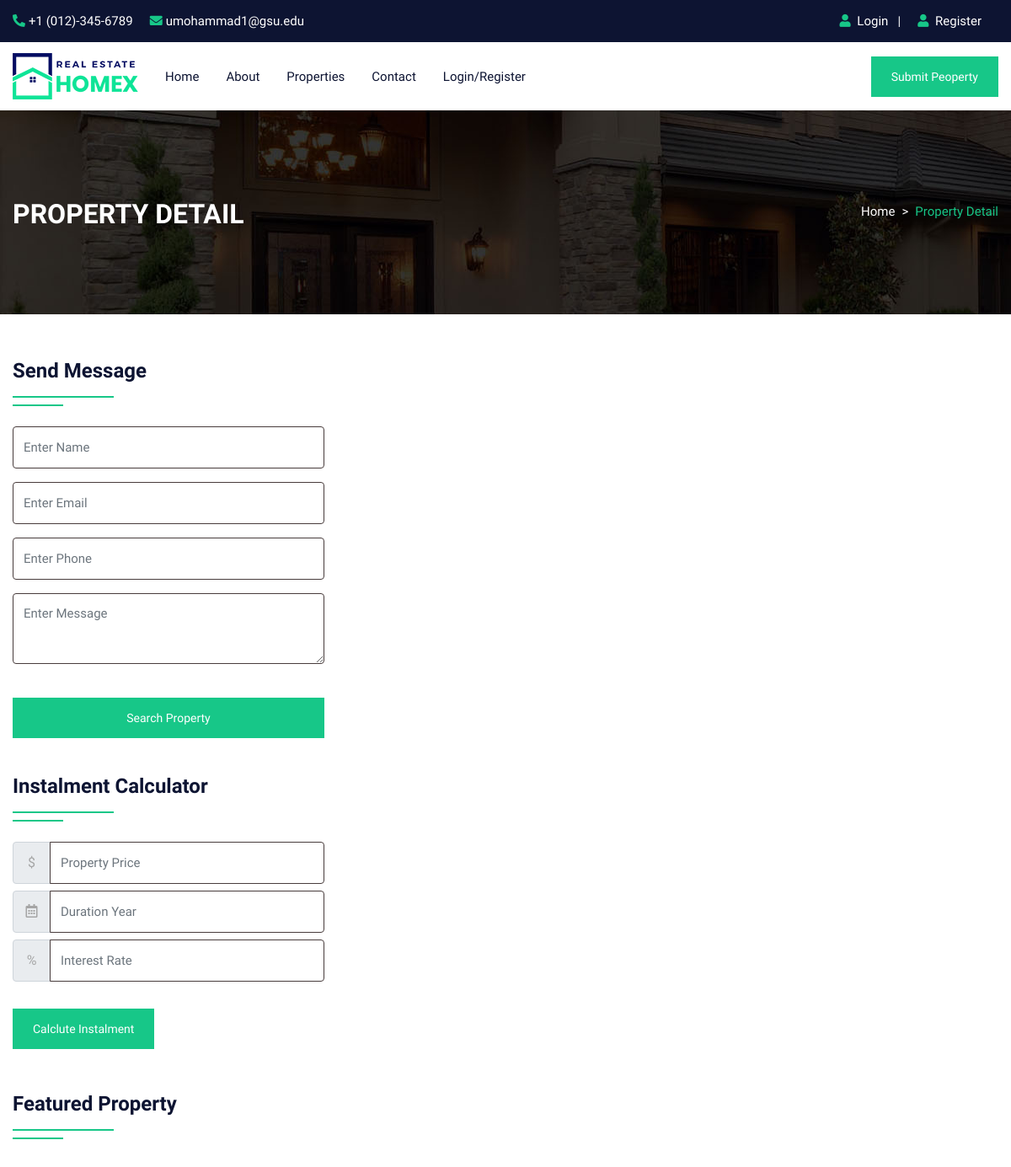
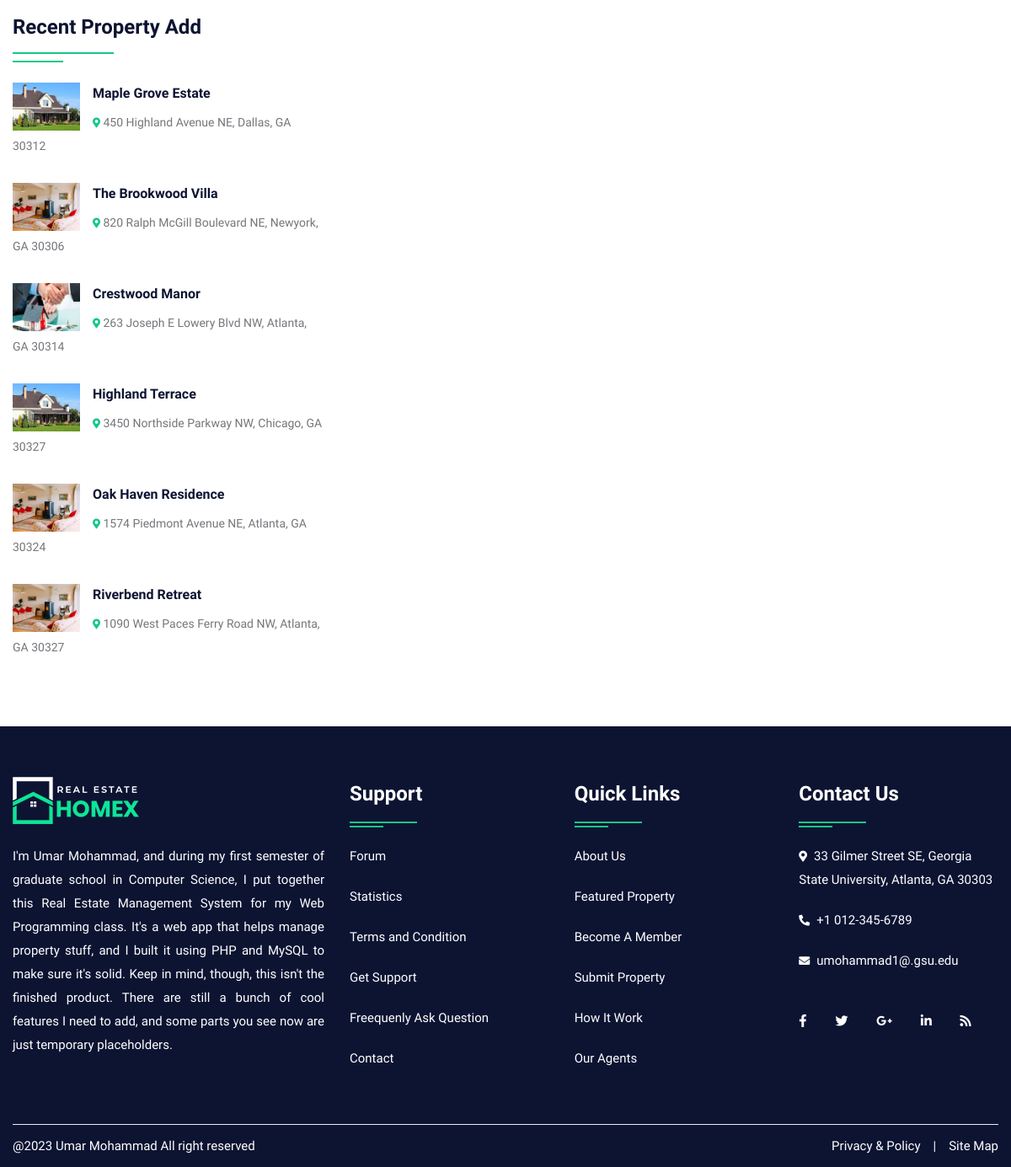
The page /propertydetail.php on the database its author committed (2 pictures, top to bottom).
### tables this page shows
CREATE TABLE `property` (
  `pid` int(50) NOT NULL,
  `title` varchar(200) NOT NULL,
  `pcontent` longtext NOT NULL,
  `type` varchar(100) NOT NULL,
  `bhk` varchar(50) NOT NULL,
  `stype` varchar(100) NOT NULL,
  `bedroom` int(50) NOT NULL,
  `bathroom` int(50) NOT NULL,
  `balcony` int(50) NOT NULL,
  `kitchen` int(50) NOT NULL,
  `hall` int(50) NOT NULL,
  `floor` varchar(50) NOT NULL,
  `size` int(50) NOT NULL,
  `price` int(50) NOT NULL,
  `location` varchar(200) NOT NULL,
  `city` varchar(100) NOT NULL,
  `state` varchar(100) NOT NULL,
  `feature` longtext NOT NULL,
  `pimage` varchar(300) NOT NULL,
  `pimage1` varchar(300) NOT NULL,
  `pimage2` varchar(300) NOT NULL,
  `pimage3` varchar(300) NOT NULL,
  `pimage4` varchar(300) NOT NULL,
  `uid` int(50) NOT NULL,
  `status` varchar(50) NOT NULL,
  `mapimage` varchar(300) NOT NULL,
  `topmapimage` varchar(300) NOT NULL,
  `groundmapimage` varchar(300) NOT NULL,
  `totalfloor` varchar(50) NOT NULL,
  `date` datetime NOT NULL DEFAULT current_timestamp()
);

### propertydetail.php (the view, shortened to what this page needs)
<!DOCTYPE html>
<html lang="en">
<head>
<link rel="stylesheet" type="text/css" href="css/bootstrap.min.css">
<link rel="stylesheet" type="text/css" href="css/bootstrap-slider.css">
<link rel="stylesheet" type="text/css" href="css/jquery-ui.css">
<link rel="stylesheet" type="text/css" href="css/layerslider.css">
<link rel="stylesheet" type="text/css" href="css/color.css" id="color-change">
<link rel="stylesheet" type="text/css" href="css/owl.carousel.min.css">
<link rel="stylesheet" type="text/css" href="css/font-awesome.min.css">
<link rel="stylesheet" type="text/css" href="fonts/flaticon/flaticon.css">
<link rel="stylesheet" type="text/css" href="css/style.css">
</head>
<body>
<div id="page-wrapper">
    <div class="row">
		<?php include("include/header.php");?>
        <div class="banner-full-row page-banner" style="background-image:url('images/breadcromb.jpg');">
            <div class="container">
                <div class="row">
                    <div class="col-md-6">
                        <h2 class="page-name float-left text-white text-uppercase mt-1 mb-0"><b>Property Detail</b></h2>
                    </div>
                    <div class="col-md-6">
                        <nav aria-label="breadcrumb" class="float-left float-md-right">
                            <ol class="breadcrumb bg-transparent m-0 p-0">
                                <li class="breadcrumb-item text-white"><a href="#">Home</a></li>
                                <li class="breadcrumb-item active">Property Detail</li>
                            </ol>
                        </nav>
                    </div>
                </div>
            </div>
        </div>
        <div class="full-row">
            <div class="container">
                <div class="row">
                    <div class="col-lg-4">
                        <h4 class="double-down-line-left text-secondary position-relative pb-4 mb-4 mt-md-50">Send Message</h4>
                        <form method="post" action="#">
                            <div class="row">
                                <div class="col-md-12">
                                    <div class="form-group">
                                        <input type="text" class="form-control" placeholder="Enter Name">
                                    </div>
                                </div>
                                <div class="col-md-12">
                                    <div class="form-group">
                                        <input type="text" class="form-control" placeholder="Enter Email">
                                    </div>
                                </div>
                                <div class="col-md-12">
                                    <div class="form-group">
                                        <input type="text" class="form-control" placeholder="Enter Phone">
                                    </div>
                                </div>
								<div class="col-md-12">
                                    <div class="form-group">
										<textarea class="form-control" placeholder="Enter Message"></textarea>
                                    </div>
                                </div>
                                <div class="col-md-12">
                                    <div class="form-group mt-4">
                                        <button type="submit" class="btn btn-primary w-100">Search Property</button>
                                    </div>
                                </div>
                            </div>
                        </form>
                        <h4 class="double-down-line-left text-secondary position-relative pb-4 my-4">Instalment Calculator</h4>
                        <form class="d-inline-block w-100" action="calc.php" method="post">
                            <div class="input-group mb-2 mr-sm-2">
                                <div class="input-group-prepend">
                                    <div class="input-group-text">$</div>
                                </div>
                                <input type="text" class="form-control" name="amount" placeholder="Property Price">
                            </div>
                            <div class="input-group mb-2 mr-sm-2">
                                <div class="input-group-prepend">
                                    <div class="input-group-text"><i class="far fa-calendar-alt"></i></div>
                                </div>
                                <input type="text" class="form-control" name="month" placeholder="Duration Year">
                            </div>
                            <div class="input-group mb-2 mr-sm-2">
                                <div class="input-group-prepend">
                                    <div class="input-group-text">%</div>
                                </div>
                                <input type="text" class="form-control" name="interest" placeholder="Interest Rate">
                            </div>
                            <button type="submit" value="submit" name="calc" class="btn btn-primary mt-4">Calclute Instalment</button>
                        </form>
                        <h4 class="double-down-line-left text-secondary position-relative pb-4 mb-4 mt-5">Featured Property</h4>
                        <div class="sidebar-widget mt-5">
                            <h4 class="double-down-line-left text-secondary position-relative pb-4 mb-4">Recent Property Add</h4>
                            <ul class="property_list_widget">
								<?php
								$query=mysqli_query($con,"SELECT * FROM `property` ORDER BY date DESC LIMIT 6");
										while($row=mysqli_fetch_array($query))
										{
								?>
                                <li> <img src="admin/property/<?php echo $row['18'];?>" alt="pimage">
                                    <h6 class="text-secondary hover-text-primary text-capitalize"><a href="propertydetail.php?pid=<?php echo $row['0'];?>"><?php echo $row['1'];?></a></h6>
                                    <span class="font-14"><i class="fas fa-map-marker-alt icon-primary icon-small"></i> <?php echo $row['14'];?></span>
                                </li>
                                <?php } ?>
                            </ul>
                        </div>
                    </div>
                </div>
            </div>
        </div>
		<?php include("include/footer.php");?>
    </div>
</div>
</body>
</html>

### css/color.css (style rules this page uses)
:root { --theme-ordinary-color: #74777b; }
:root { --theme-primary-color: #17c788; }
:root { --theme-secondary-color: #0d1432; }
:root { --theme-white-color: #fff; }
:root { --theme-light-color: #f8f8f8; }
:root { --theme-gray-color: #f5f5f5; }
:root { --theme-footer-color: #091b4b; }
:root { --theme-dark-color: #091b4b; }
:root { --text-light-color: #a3a7af; }
:root { --theme-primary-opacity-color: rgba(11, 191, 141, .8); }
:root { --theme-secondary-opacity-color: rgba(13,20,50,0.7); }
:root { --theme-white-opacity-color: rgba(255, 255, 255, 0.3); }
:root { --theme-dark-opacity-color: rgba(0, 0, 0, 0.5); }
:root { --theme-ordinary-font: 'Muli', sans-serif; }
:root { --theme-highlight-font: 'Comfortaa', cursive; }

### rows shown on the page
property: pimage (picture), title "Maple Grove Estate", location "450 Highland Avenue NE, Dallas, GA 30312"
property: pimage (picture), title "The Brookwood Villa", location "820 Ralph McGill Boulevard NE, Newyork, GA 30306"
property: pimage (picture), title "Crestwood Manor", location "263 Joseph E Lowery Blvd NW, Atlanta, GA 30314"
property: pimage (picture), title "Highland Terrace", location "3450 Northside Parkway NW, Chicago, GA 30327"
property: pimage (picture), title "Oak Haven Residence", location "1574 Piedmont Avenue NE, Atlanta, GA 30324"
property: pimage (picture), title "Riverbend Retreat", location "1090 West Paces Ferry Road NW, Atlanta, GA 30327"
